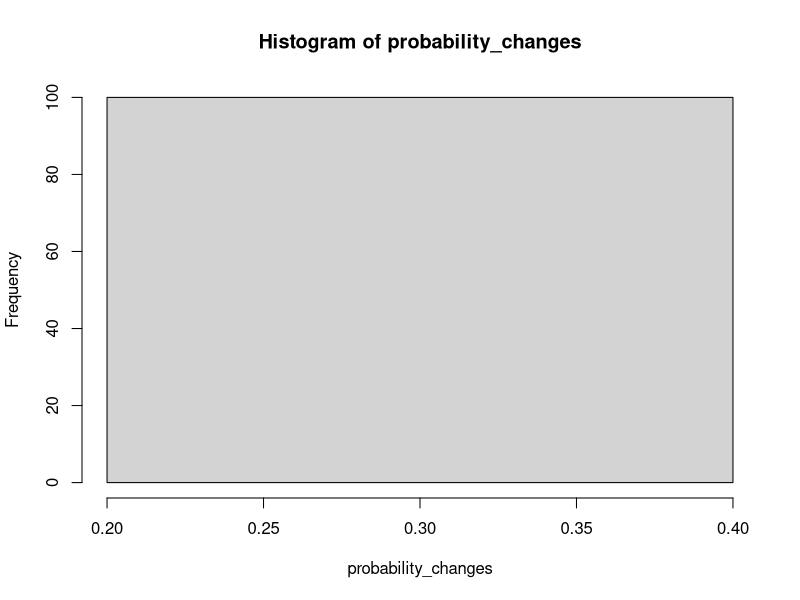
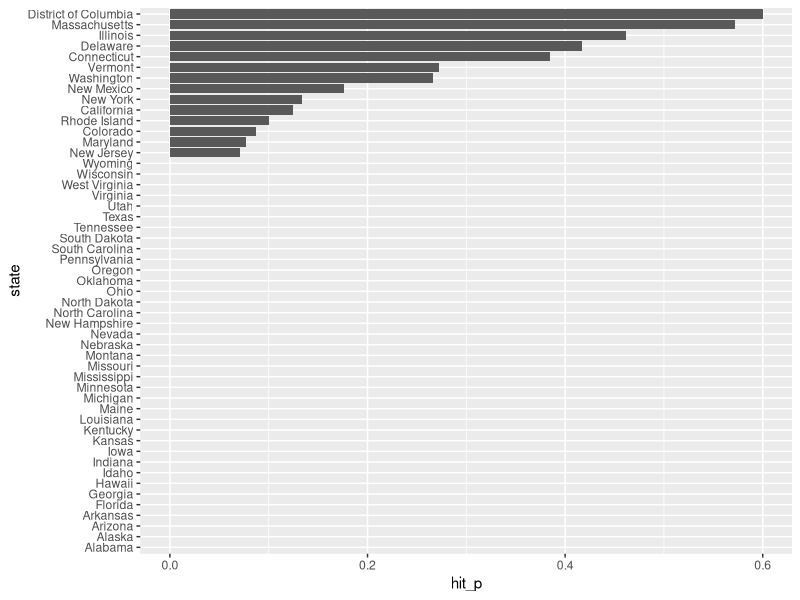
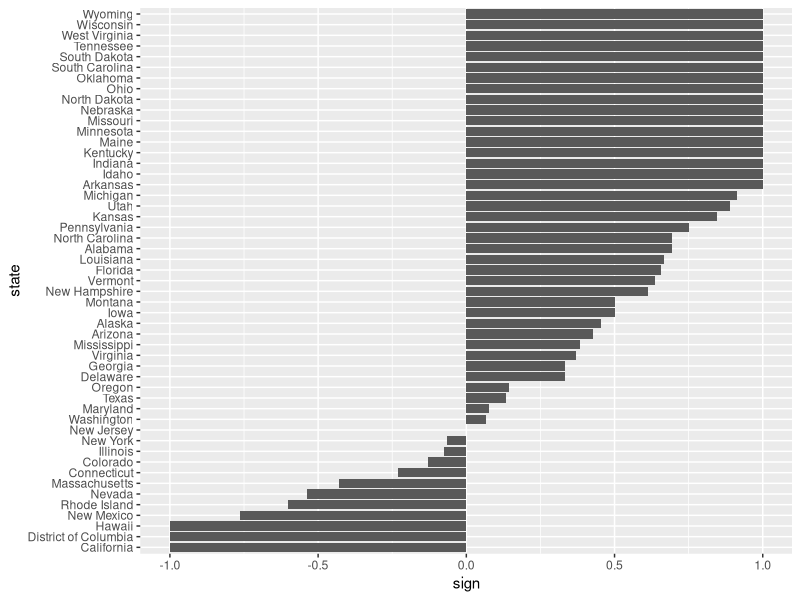
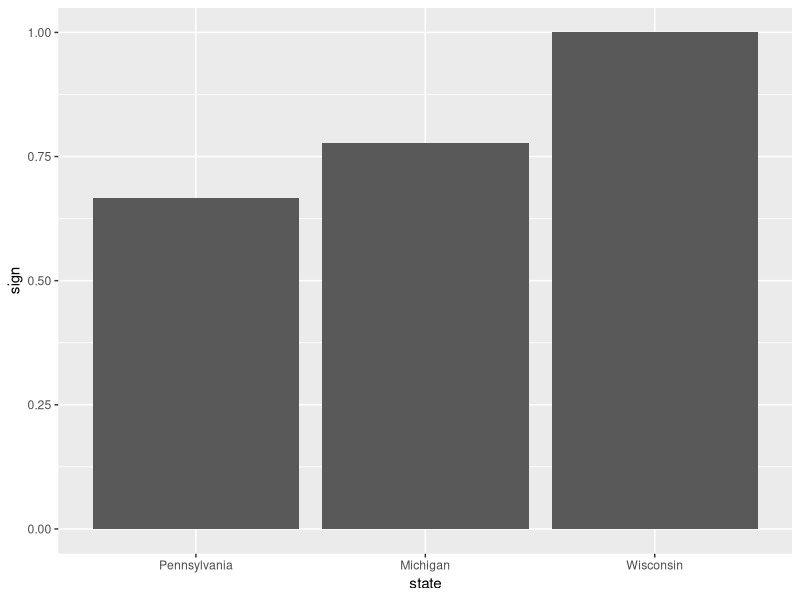
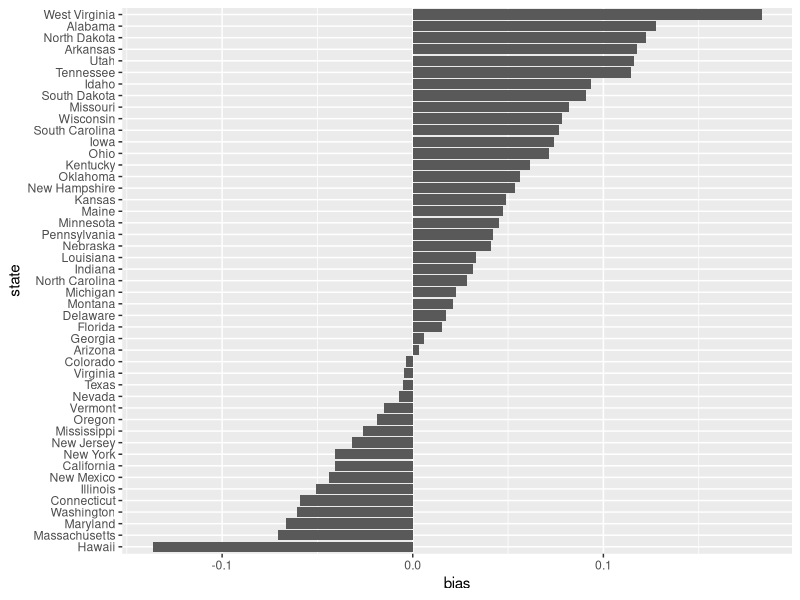
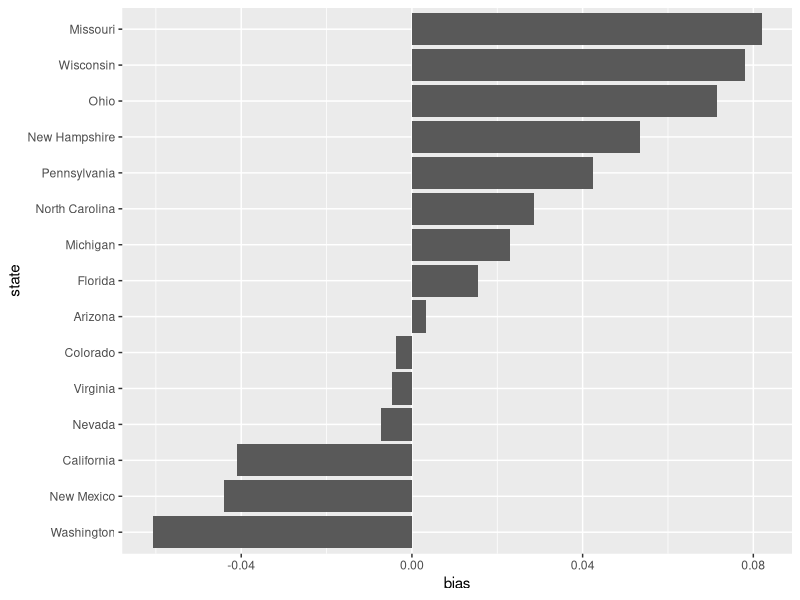
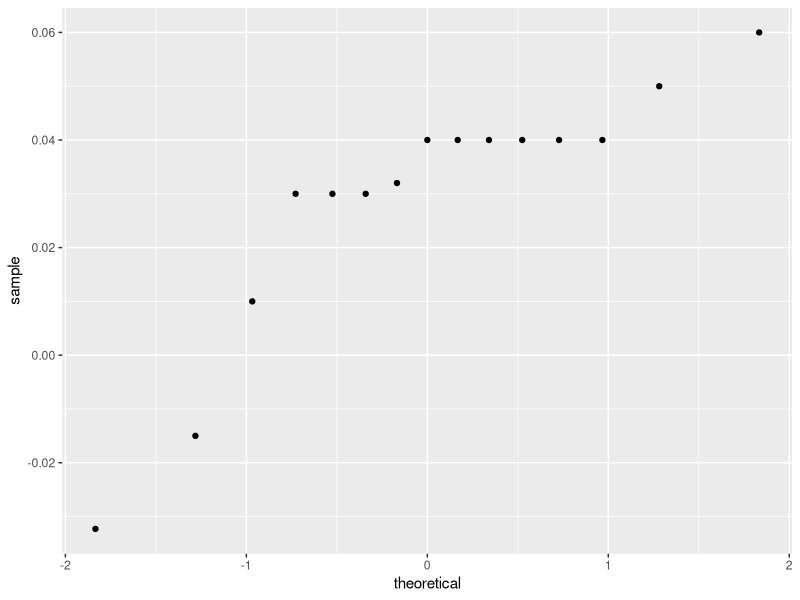

The R source for these figures, in order:
## ---- chunk 1
prev <- 0.00025
N <- 100000
outcome <- sample(c("Disease", "Healthy"), N, replace = TRUE,
                  prob = c(prev, 1 - prev))
## ---- chunk 2
N_D <- sum(outcome == "Disease")
N_D
N_H <- sum(outcome == "Healthy")
N_H
## ---- chunk 3
accuracy <- 0.99
test <- vector("character", N)
test[outcome == "Disease"] <- sample(c("+","-"), N_D, replace = TRUE,
                                     prob = c(accuracy, 1 - accuracy))
test[outcome == "Healthy"] <- sample(c("-","+"), N_H, replace = TRUE,
                                     prob = c(accuracy, 1 - accuracy))
## ---- chunk 4
table(outcome, test)
## ---- chunk 5
((1/100) * (1/8500)) / ((1/100) * (1/8500) + (99/100) * (1/8499))
## ---- chunk 6
(0.50 * (1/10^6)) / ((0.05 * (1/10^6)) + (0.05 * ((10^6 - 1)/10^6)))
## ---- chunk 7
library(tidyverse)
library(dslabs)
data(polls_us_election_2016)
polls <- polls_us_election_2016 %>%
  filter(state == "Florida" & enddate >= "2016-11-04") %>%
  mutate(spread = rawpoll_clinton/100 - rawpoll_trump/100)
## ---- chunk 8
results <- polls %>%
   summarize(avg = mean(spread),
             se = sd(spread) / sqrt(length(spread)))
results
## ---- chunk 9
B <- results$se^2 / (results$se^2 + 0.01^2)
(1 - B) * (results$avg)
## ---- chunk 10
sqrt(1 / (1/results$se^2 + 1/0.01^2))
## ---- chunk 11
posterior_m <- (1 - B) * (results$avg)
posterior_se <- sqrt(1 / (1/results$se^2 + 1/0.01^2))
posterior_m + c(-1.96, 1.96) * posterior_se
## ---- chunk 12
pnorm(0, posterior_m, posterior_se)
## ---- chunk 13
probability_changes <- sapply(seq(0.05, 0.05, len = 100), function(i){
  pnorm(0, posterior_m, posterior_se)
})
hist(probability_changes)
## ---- chunk 14
library(tidyverse)
library(dslabs)
polls <- polls_us_election_2016 %>%
   filter(state == "U.S." & enddate >= "2016-10-31" &
             (grade %in% c("A+","A","A-","B+") | is.na(grade))) %>%
   mutate(spread = rawpoll_clinton / 100 - rawpoll_trump / 100)

one_poll_per_pollster <- polls %>% group_by(pollster) %>%
   filter(enddate == max(enddate)) %>%
   ungroup()

results <- one_poll_per_pollster %>%
   summarize(avg = mean(spread), se = sd(spread) / sqrt(length(spread))) %>%
   mutate(start = avg - 1.96 * se, end = avg + 1.96 * se)
## ---- chunk 15
mu <- 0
tau <- 0.035
sigma <- results$se
Y <- results$avg
B <- sigma^2 / (sigma^2 + tau^2)

posterior_mean <- B * mu + (1-B) * Y
posterior_se <- sqrt(1 / (1/sigma^2 + 1/tau^2))

posterior_mean
posterior_se
## ---- chunk 16
posterior_mean + c(-1.96, 1.96) * posterior_se
## ---- chunk 17
1 - pnorm(0, posterior_mean, posterior_se)
## ---- chunk 18
set.seed(3)
J <- 6
N <- 2000
d <- .021
p <- (d + 1) / 2
X <- d + rnorm(J, 0, 2 * sqrt(p * (1 - p) / N))
## ---- chunk 19
I <- 5
J <- 6
N <- 2000
X <- sapply(1:I, function(i){
   d + rnorm(J, 0, 2 * sqrt(p * (1 - p) / N))
})
## ---- chunk 20
I <- 5
J <- 6
N <- 2000
d <- .021
p <- (d + 1) / 2
h <- rnorm(I, 0, 0.025)
X <- sapply(1:I, function(i){
  d + h[i] + rnorm(J, 0, 2 * sqrt(p * (1 - p) / N))
})
## ---- chunk 21
sd(one_poll_per_pollster$spread)
## ---- chunk 22
mu <- 0
tau <- 0.035
sigma <- sqrt(results$se^2 + .025^2)
Y <- results$avg
B <- sigma^2 / (sigma^2 + tau^2)

posterior_mean <- B*mu + (1-B)*Y
posterior_se <- sqrt( 1/ (1/sigma^2 + 1/tau^2))

1 - pnorm(0, posterior_mean, posterior_se)
## ---- chunk 23
results_us_election_2016 %>% top_n(5, electoral_votes)
## ---- chunk 24
results <- polls_us_election_2016 %>%
   filter(state!="U.S." &
             !str_detect(state, "CD") &
             enddate >="2016-10-31" &
             (grade %in% c("A+","A","A-","B+") | is.na(grade))) %>%
   mutate(spread = rawpoll_clinton/100 - rawpoll_trump/100) %>%
   group_by(state) %>%
   summarize(avg = mean(spread), sd = sd(spread), n = n()) %>%
   mutate(state = as.character(state))
## ---- chunk 25
results %>% arrange(abs(avg))
## ---- chunk 26
results <- left_join(results, results_us_election_2016, by = "state")
## ---- chunk 27
results_us_election_2016 %>%
   filter(!state %in% results$state) %>%
   pull(state)
## ---- chunk 28
results <- results %>%
   mutate(sd = ifelse(is.na(sd), median(results$sd, na.rm = TRUE), sd))
## ---- chunk 29
#> # A tibble: 47 x 12
#>   state     avg      sd     n electoral_votes clinton trump others
#>   <chr>   <dbl>   <dbl> <int>           <int>   <dbl> <dbl>  <dbl>
#> 1 Alab… -0.149  2.53e-2     3               9    34.4  62.1    3.6
#> 2 Ariz… -0.0326 2.70e-2     9              11    45.1  48.7    6.2
#> 3 Arka… -0.151  9.90e-4     2               6    33.7  60.6    5.8
#> 4 Cali…  0.260  3.87e-2     5              55    61.7  31.6    6.7
#> 5 Colo…  0.0452 2.95e-2     7               9    48.2  43.3    8.6
#> # … with 42 more rows, and 4 more variables: sigma <dbl>, B <dbl>,
#> #   posterior_mean <dbl>, posterior_se <dbl>
## ---- chunk 30
B <- 10000
mu <- 0
tau <- 0.02
clinton_EV <- replicate(B, {
   results %>% mutate(sigma = sd/sqrt(n),
                      B = sigma^2 / (sigma^2 + tau^2),
                      posterior_mean = B * mu + (1 - B) * avg,
                      posterior_se = sqrt(1 / (1/sigma^2 + 1/tau^2)),
                      result = rnorm(length(posterior_mean),
                                     posterior_mean, posterior_se),
                      clinton = ifelse(result > 0, electoral_votes, 0)) %>%
      summarize(clinton = sum(clinton)) %>%
      pull(clinton) + 7
})

mean(clinton_EV > 269)
## ---- chunk 31
tau <- 0.02
bias_sd <- 0.03
clinton_EV_2 <- replicate(1000, {
   results %>% mutate(sigma = sqrt(sd^2/n  + bias_sd^2),
                      B = sigma^2 / (sigma^2 + tau^2),
                      posterior_mean = B*mu + (1-B)*avg,
                      posterior_se = sqrt( 1/ (1/sigma^2 + 1/tau^2)),
                      result = rnorm(length(posterior_mean),
                                     posterior_mean, posterior_se),
                      clinton = ifelse(result>0, electoral_votes, 0)) %>%
      summarize(clinton = sum(clinton) + 7) %>%
      pull(clinton)
})
mean(clinton_EV_2 > 269)
## ---- chunk 32
one_pollster <- polls_us_election_2016 %>%
   filter(pollster == "Ipsos" & state == "U.S.") %>%
   mutate(spread = rawpoll_clinton/100 - rawpoll_trump/100)
## ---- chunk 33
se <- one_pollster %>%
   summarize(empirical = sd(spread),
             theoretical = 2 * sqrt(mean(spread) * (1 - mean(spread)) /
                                       min(samplesize)))
se
## ---- chunk 34
library(tidyverse)
library(dslabs)
data("polls_us_election_2016")
polls <- polls_us_election_2016 %>%
  filter(state != "U.S." & enddate >= "2016-10-31") %>%
  mutate(spread = rawpoll_clinton/100 - rawpoll_trump/100)
## ---- chunk 35
cis <- polls %>%
   mutate(se = spread / sqrt(samplesize),
          lower = spread - 1.96 * se,
          upper = spread + 1.96 * se) %>%
   select(state, startdate, enddate, pollster, grade, spread, lower, upper)
## ---- chunk 36
add <- results_us_election_2016 %>%
   mutate(actual_spread = clinton/100 - trump/100) %>%
   select(state, actual_spread)
cis <- cis %>%
   mutate(state = as.character(state)) %>%
   left_join(add, by = "state")
## ---- chunk 37
cis <- cis %>% mutate(ci_actual = lower <= actual_spread & upper >= actual_spread)
prop.table(table(cis$ci_actual))
## ---- chunk 38
cis %>% group_by(pollster) %>%
   summarize(n = n(),
             grade = grade[1],
             hit_p = sum(ci_actual == "TRUE")/n) %>%
   filter(n >= 5) %>%
   arrange(desc(hit_p))
## ---- chunk 39
cis %>% group_by(state) %>%
   summarize(n = n(),
             hit_p = sum(ci_actual == "TRUE")/n) %>%
   arrange(desc(hit_p))
## ---- chunk 40
cis %>% group_by(state) %>%
   summarize(n = n(),
             hit_p = sum(ci_actual == "TRUE")/n) %>%
   mutate(state = reorder(state, hit_p)) %>%
   ggplot(aes(state, hit_p)) +
   geom_bar(stat = "identity") +
   coord_flip()
## ---- chunk 41
resids <- cis %>%
   mutate(difference = spread - actual_spread,
          hit = sign(difference))
## ---- chunk 42
resids %>% group_by(state) %>%
   summarize(n = n(),
             sign = sum(hit) / n) %>%
   mutate(state = reorder(state, sign)) %>%
   ggplot(aes(state, sign)) +
   geom_bar(stat = "identity") +
   coord_flip()
## ---- chunk 43
resids %>% filter(state == c("Wisconsin", "Pennsylvania", "Michigan")) %>%
   group_by(state) %>%
   summarize(n = n(),
             sign = sum(hit) / n) %>%
   mutate(state = reorder(state, sign)) %>%
   ggplot(aes(state, sign)) +
   geom_bar(stat = "identity")
## ---- chunk 44
resids %>% filter(state == c("Wisconsin", "Pennsylvania", "Michigan")) %>%
   group_by(state) %>%
   summarize(n = n(),
             sign = sum(hit) / n) %>%
   summarize(median = mean(sign))
## ---- chunk 45
resids %>% filter(grade %in% c("A+","A","A-","B+") | is.na(grade)) %>%
   group_by(state) %>%
   summarize(n = n(),
             bias = sum(difference) / n) %>%
   mutate(state = reorder(state, bias)) %>%
   ggplot(aes(state, bias)) +
   geom_bar(stat = "identity") +
   coord_flip()
## ---- chunk 46
resids %>% filter(grade %in% c("A+","A","A-","B+") | is.na(grade)) %>%
   group_by(state) %>%
   summarize(n = n(),
             bias = sum(difference) / n) %>%
   filter(n >= 5) %>%
   ungroup() %>%
   mutate(state = reorder(state, bias)) %>%
   ggplot(aes(state, bias)) +
   geom_bar(stat = "identity") +
   coord_flip()
## ---- chunk 47
one_poll_per_pollster %>%
   ggplot(aes(sample=spread)) + stat_qq()
## ---- chunk 48
z <- qt(0.975,  nrow(one_poll_per_pollster)-1)
one_poll_per_pollster %>%
   summarize(avg = mean(spread), moe = z*sd(spread)/sqrt(length(spread))) %>%
   mutate(start = avg - moe, end = avg + moe)
## ---- chunk 49
qt(0.975, 14)
## ---- chunk 50
qnorm(0.975)
## ---- chunk 51
data("polls_us_election_2016")
polls_us_election_2016 %>%
   filter(state =="Wisconsin" &
             enddate >="2016-10-31" &
             (grade %in% c("A+","A","A-","B+") | is.na(grade))) %>%
   mutate(spread = rawpoll_clinton/100 - rawpoll_trump/100) %>%
   mutate(state = as.character(state)) %>%
   left_join(results_us_election_2016, by = "state") %>%
   mutate(actual = clinton/100 - trump/100) %>%
   summarize(actual = first(actual), avg = mean(spread),
             sd = sd(spread), n = n()) %>%
   select(actual, avg, sd, n)
